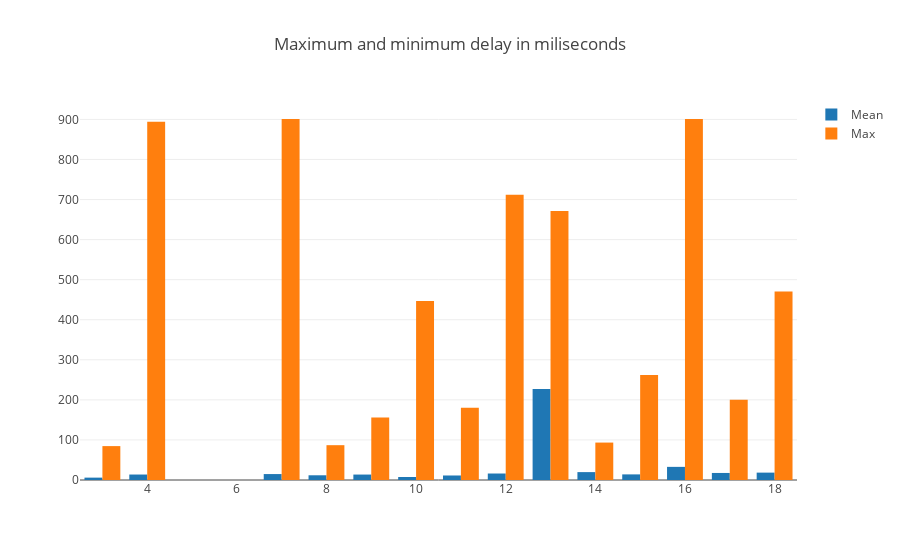

Notebook code for this chart:
### Markdown cell above
Plotting mean and max ping latency results for every reporting result in December.

### Code cell
trace1 = go.Bar(
            x=device_numbers_dec,
            y=device_mean_dec,
            name='Mean',
    )
trace2 = go.Bar(
            x=device_numbers_dec,
            y=device_max_dec,
            name='Max',
    
    )
data = [trace1, trace2]
layout = go.Layout(
       # barmode='stack',
        title="Maximum and minimum delay in miliseconds"
    )

fig = go.Figure(data=data, layout=layout)
iplot(fig)

### Figure 1 — Plotly figure (JSON) as saved in the notebook; plotly's stock layout.template omitted (floating-point values rounded to 4 significant figures)
{"data": [{"name": "Mean", "type": "bar", "x": [3, 4, 7, 8, 9, 10, 11, 12, 13, 14, 15, 16, 17, 18], "y": [5.907, 13.66, 14.82, 11.77, 13.59, 7.428, 11.26, 16.19, 227.3, 19.69, 14.01, 32.77, 17.57, 18.41]}, {"name": "Max", "type": "bar", "x": [3, 4, 7, 8, 9, 10, 11, 12, 13, 14, 15, 16, 17, 18], "y": [84.62, 894.1, 900.8, 86.91, 156.1, 446.6, 180.6, 712.1, 671.4, 93.41, 262.4, 901.1, 200.3, 470.6]}], "layout": {"title": "Maximum and minimum delay in miliseconds"}}
